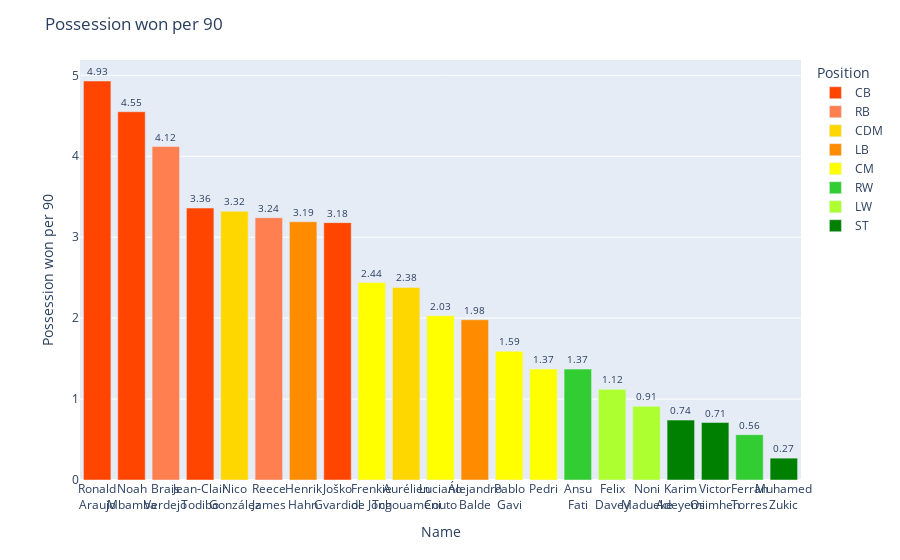

The notebook cell this image was saved under:
### Code cell
bar_plot('PossessionWonp90')

### Figure 1 — Plotly figure (JSON) as saved in the notebook; plotly's stock layout.template omitted (floating-point values rounded to 4 significant figures)
{"data": [{"alignmentgroup": "True", "cliponaxis": false, "customdata": [[2612], [277], [830], [2066]], "hovertemplate": "Position=CB<br>Name=%{x}<br>Possession won per 90=%{y}<br>MinutesPlayed=%{customdata[0]}<extra></extra>", "legendgroup": "CB", "marker": {"color": "orangered", "pattern": {"shape": ""}}, "name": "CB", "offsetgroup": "CB", "orientation": "v", "showlegend": true, "textfont": {"size": 10}, "textposition": "outside", "texttemplate": "%{y}", "type": "bar", "x": ["Ronald<br>Araujo", "Noah<br>Mbamba", "Jean-Clair<br>Todibo", "Joško<br>Gvardiol"], "xaxis": "x", "y": [4.93, 4.55, 3.36, 3.18], "yaxis": "y"}, {"alignmentgroup": "True", "cliponaxis": false, "customdata": [[1201], [1720]], "hovertemplate": "Position=RB<br>Name=%{x}<br>Possession won per 90=%{y}<br>MinutesPlayed=%{customdata[0]}<extra></extra>", "legendgroup": "RB", "marker": {"color": "coral", "pattern": {"shape": ""}}, "name": "RB", "offsetgroup": "RB", "orientation": "v", "showlegend": true, "textfont": {"size": 10}, "textposition": "outside", "texttemplate": "%{y}", "type": "bar", "x": ["Brais<br>Verdejo", "Reece<br>James"], "xaxis": "x", "y": [4.12, 3.24], "yaxis": "y"}, {"alignmentgroup": "True", "cliponaxis": false, "customdata": [[1382], [1515]], "hovertemplate": "Position=CDM<br>Name=%{x}<br>Possession won per 90=%{y}<br>MinutesPlayed=%{customdata[0]}<extra></extra>", "legendgroup": "CDM", "marker": {"color": "gold", "pattern": {"shape": ""}}, "name": "CDM", "offsetgroup": "CDM", "orientation": "v", "showlegend": true, "textfont": {"size": 10}, "textposition": "outside", "texttemplate": "%{y}", "type": "bar", "x": ["Nico<br>González", "Aurélien<br>Tchouaméni"], "xaxis": "x", "y": [3.32, 2.38], "yaxis": "y"}, {"alignmentgroup": "True", "cliponaxis": false, "customdata": [[1102], [1588]], "hovertemplate": "Position=LB<br>Name=%{x}<br>Possession won per 90=%{y}<br>MinutesPlayed=%{customdata[0]}<extra></extra>", "legendgroup": "LB", "marker": {"color": "darkorange", "pattern": {"shape": ""}}, "name": "LB", "offsetgroup": "LB", "orientation": "v", "showlegend": true, "textfont": {"size": 10}, "textposition": "outside", "texttemplate": "%{y}", "type": "bar", "x": ["Henrik<br>Hahn", "Álejandro<br>Balde"], "xaxis": "x", "y": [3.19, 1.98], "yaxis": "y"}, {"alignmentgroup": "True", "cliponaxis": false, "customdata": [[1700], [1018], [1361], [1705]], "hovertemplate": "Position=CM<br>Name=%{x}<br>Possession won per 90=%{y}<br>MinutesPlayed=%{customdata[0]}<extra></extra>", "legendgroup": "CM", "marker": {"color": "yellow", "pattern": {"shape": ""}}, "name": "CM", "offsetgroup": "CM", "orientation": "v", "showlegend": true, "textfont": {"size": 10}, "textposition": "outside", "texttemplate": "%{y}", "type": "bar", "x": ["Frenkie<br>de Jong", "Luciano<br>Couto", "Pablo<br>Gavi", "Pedri"], "xaxis": "x", "y": [2.44, 2.03, 1.59, 1.37], "yaxis": "y"}, {"alignmentgroup": "True", "cliponaxis": false, "customdata": [[1512], [1285]], "hovertemplate": "Position=RW<br>Name=%{x}<br>Possession won per 90=%{y}<br>MinutesPlayed=%{customdata[0]}<extra></extra>", "legendgroup": "RW", "marker": {"color": "limegreen", "pattern": {"shape": ""}}, "name": "RW", "offsetgroup": "RW", "orientation": "v", "showlegend": true, "textfont": {"size": 10}, "textposition": "outside", "texttemplate": "%{y}", "type": "bar", "x": ["Ansu<br>Fati", "Ferran<br>Torres"], "xaxis": "x", "y": [1.37, 0.56], "yaxis": "y"}, {"alignmentgroup": "True", "cliponaxis": false, "customdata": [[1125], [1378]], "hovertemplate": "Position=LW<br>Name=%{x}<br>Possession won per 90=%{y}<br>MinutesPlayed=%{customdata[0]}<extra></extra>", "legendgroup": "LW", "marker": {"color": "greenyellow", "pattern": {"shape": ""}}, "name": "LW", "offsetgroup": "LW", "orientation": "v", "showlegend": true, "textfont": {"size": 10}, "textposition": "outside", "texttemplate": "%{y}", "type": "bar", "x": ["Felix<br>Davey", "Noni<br>Madueke"], "xaxis": "x", "y": [1.12, 0.91], "yaxis": "y"}, {"alignmentgroup": "True", "cliponaxis": false, "customdata": [[1094], [1900], [338]], "hovertemplate": "Position=ST<br>Name=%{x}<br>Possession won per 90=%{y}<br>MinutesPlayed=%{customdata[0]}<extra></extra>", "legendgroup": "ST", "marker": {"color": "green", "pattern": {"shape": ""}}, "name": "ST", "offsetgroup": "ST", "orientation": "v", "showlegend": true, "textfont": {"size": 10}, "textposition": "outside", "texttemplate": "%{y}", "type": "bar", "x": ["Karim<br>Adeyemi", "Victor<br>Osimhen", "Muhamed<br>Zukic"], "xaxis": "x", "y": [0.74, 0.71, 0.27], "yaxis": "y"}], "layout": {"barmode": "relative", "legend": {"title": {"text": "Position"}, "tracegroupgap": 0}, "margin": {"t": 60}, "title": {"text": "Possession won per 90"}, "xaxis": {"anchor": "y", "categoryorder": "min descending", "domain": [0, 1], "tickangle": 0, "title": {"text": "Name"}}, "yaxis": {"anchor": "x", "domain": [0, 1], "title": {"text": "Possession won per 90"}}}}
